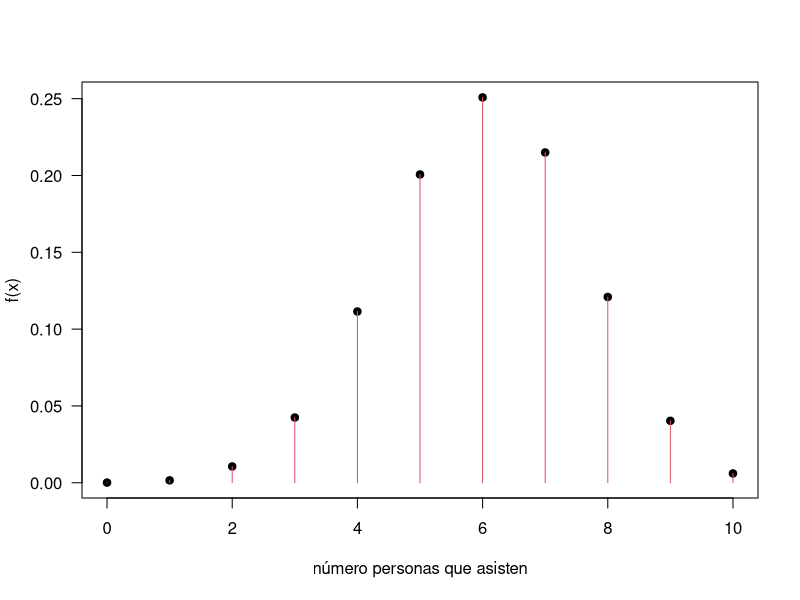
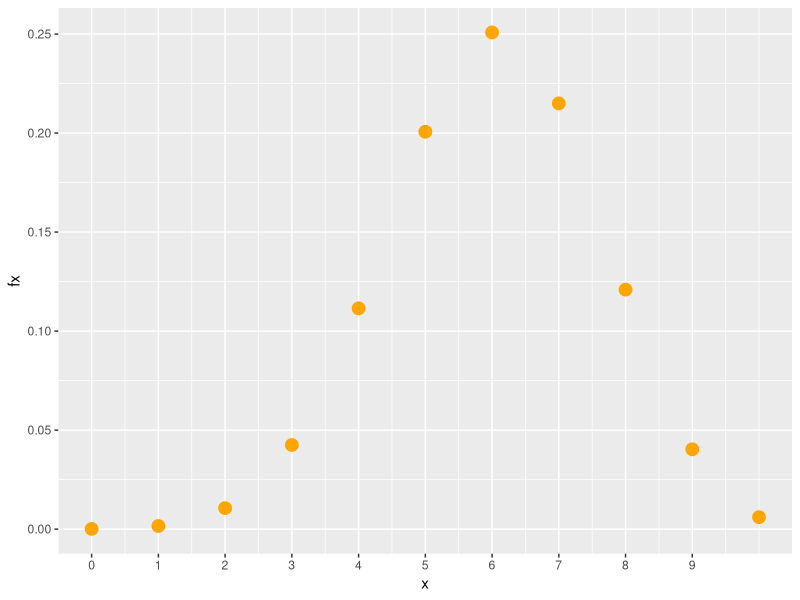
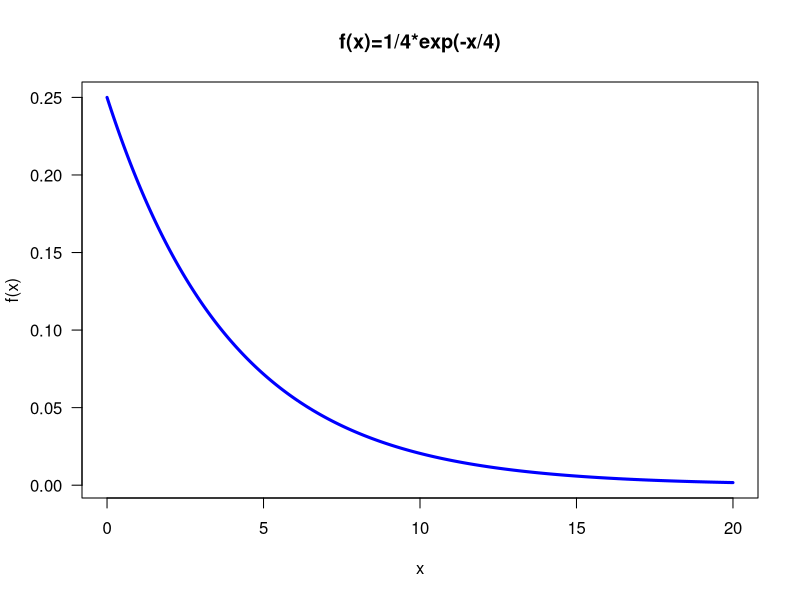
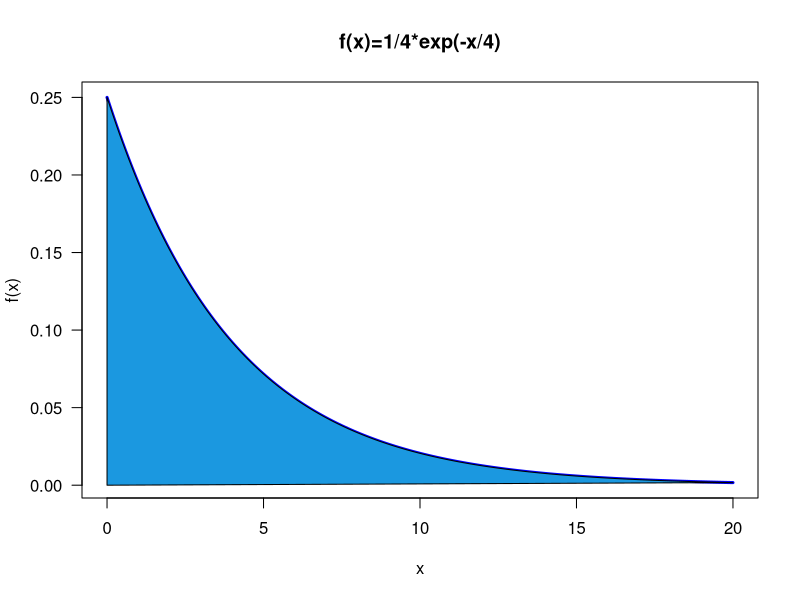
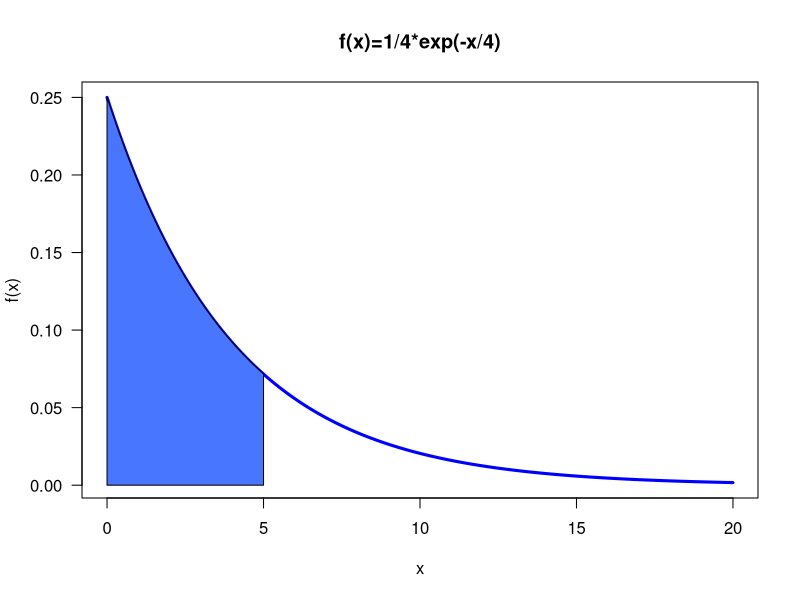
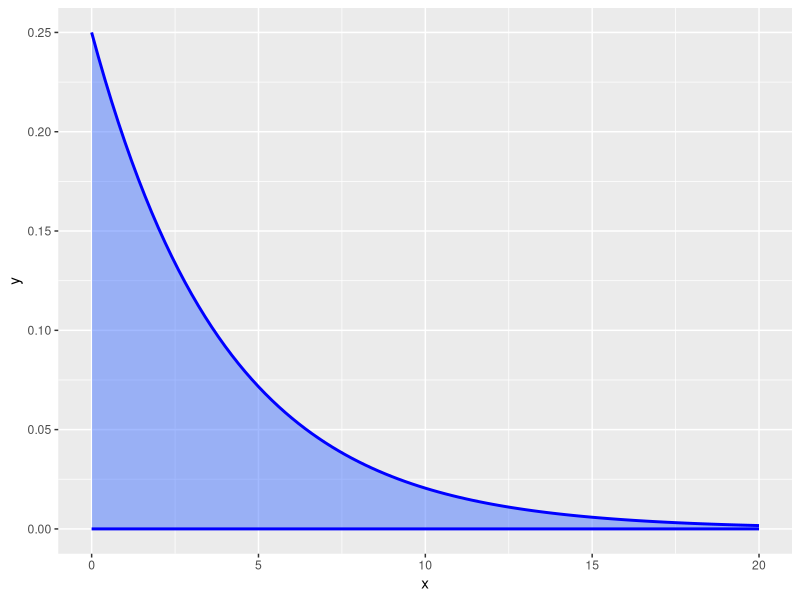

Source code (R) for these figures, in order:
## ---- chunk 1
knitr::opts_chunk$set(echo = TRUE)
library(tidyverse)


## ---- chunk 2
x=0:10
fx=choose(10,x)*0.60^x*0.40^(10-x)  
## ---- chunk 3
sum(fx)
## ---- chunk 4
x=0:10
fx=choose(10,x)*0.60^x*0.40^(10-x)  
plot(x,fx, las=1, ylab="f(x)", xlab="número personas que asisten", pch=19)
lines(x, fx, type="h", col=2)
## ---- chunk 5
library(ggplot2)
x=0:10
fx=choose(10,x)*0.60^x*0.40^(10-x)  
dat=data.frame(x,fx)
ggplot(dat) + geom_point(aes(x, fx),colour = "orange", size = 4) +
  scale_x_continuous(limits = c(0, 10),
                     breaks = c(0,1,2,3,4,5,6,7,8,9), 
                     labels = c('0','1','2','3','4','5','6','7','8','9'))
## ---- chunk 6
x=0:10
fx=choose(10,x)*0.60^x*0.40^(10-x)  
Fx=cumsum(fx)
dt=data.frame(x,fx,Fx)
dt
## ---- chunk 7
curve(1/4*exp(-x/4) , from=0, to=20, n=300, xlab="x", ylab="f(x)", 
             col="blue", lwd=3, main="f(x)=1/4*exp(-x/4)", las=1  )
## ---- chunk 8
x=seq(from = 0, to = 20, by = 0.1)
y=function(y){1/4*exp(-y/4)}
fx=y(x)
plot(x,fx, xlab="x", ylab="f(x)", type="l",
             col="blue", lwd=3, main="f(x)=1/4*exp(-x/4)", las=1  )
x1=c(0,x,0)
fx1=c(0,fx,0)
polygon(x1, fx1,col = "#1b98e0") 

## ---- chunk 9
x=seq(from = 0, to = 20, by = 0.1)
y=function(y){1/4*exp(-y/4)}
fx=y(x)
plot(x,fx, xlab="x", ylab="f(x)", type="l",
             col="blue", lwd=3, main="f(x)=1/4*exp(-x/4)", las=1  )
x1=seq(from=0, to=5,by=0.1)
fx1=y(x1)
x1=c(0,x1,5)
fx1=c(0,fx1,0)
polygon(x1, fx1,col = "#4876FF") 
## ---- chunk 10
library(ggplot2)
ggplot(data.frame(x=c(0, 20)), aes(x)) + 
    stat_function(fun=function(x){1/4*exp(-x/4)},colour="blue", size=1,
                  geom="area", fill="#4876FF", alpha=0.5) 
    
## ---- chunk 11
fy=function(y){1/4*exp(-y/4)}
integrate(fy, lower=0,upper=Inf)
